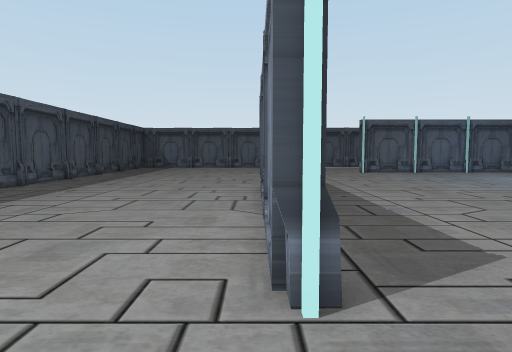
[1] (above)

22 first-person views from a walk through a Unity game level. The camera is 1.5 m above the floor, tilts 4° down and sees 75° across. The floor is counted in squares, 1 m on a side. Each view is taken from the middle of a square. On the plan, view 1 faces up. The plan holds only what a view shows up to about 15 squares ahead; the rest is blank. The place goes on beyond the plan. The player character is not drawn.

[2]
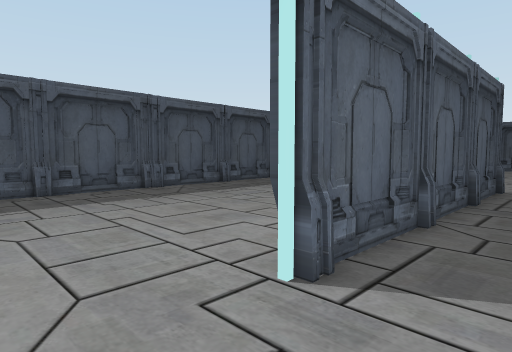

[3]
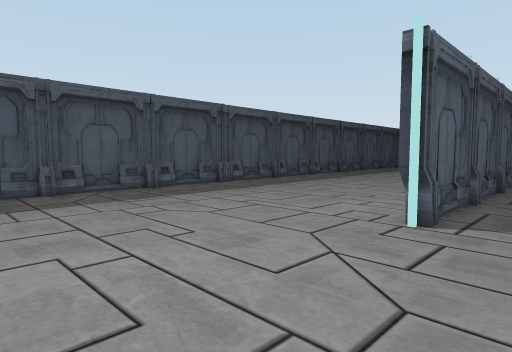

[4]
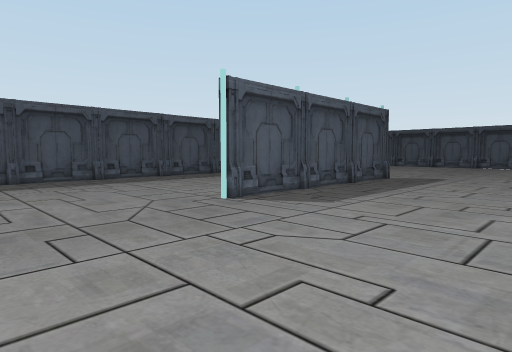

[5]
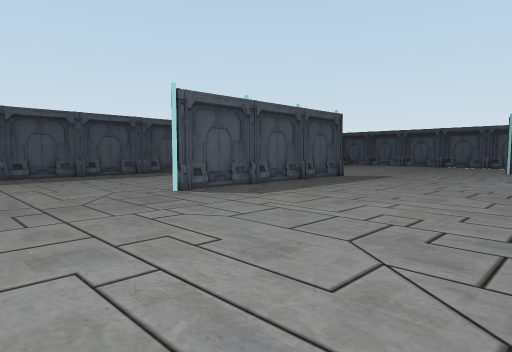

[6]
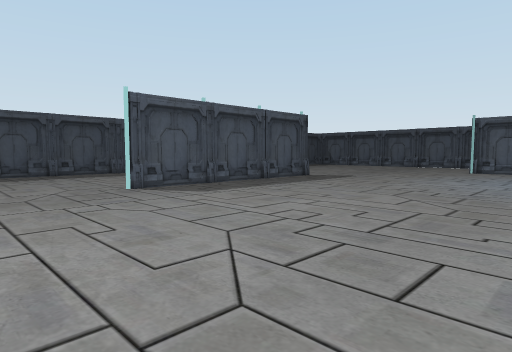

[7]
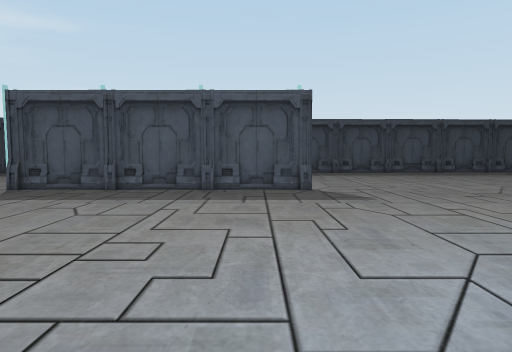

[8]
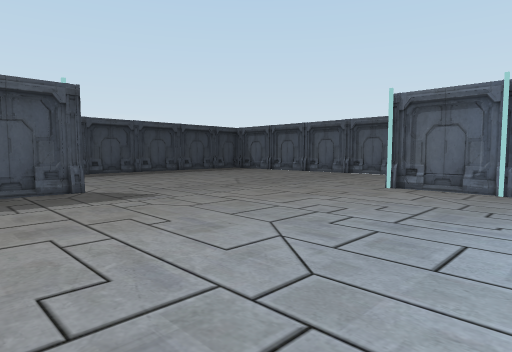

[9]
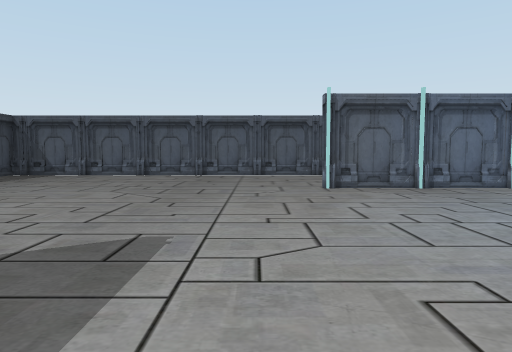

[10]
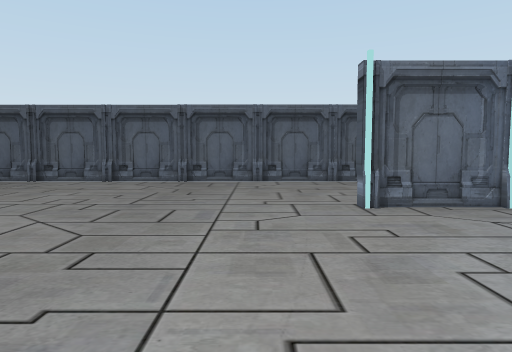

[11]
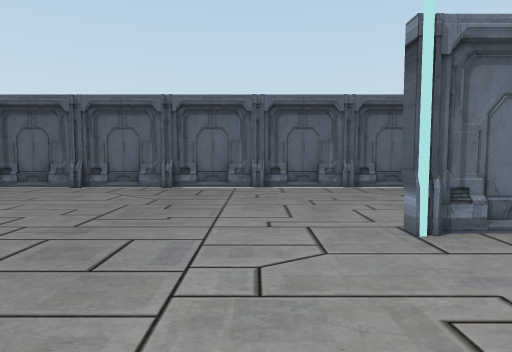

[12]
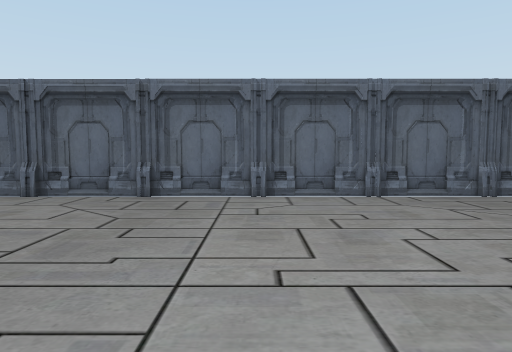

[13]
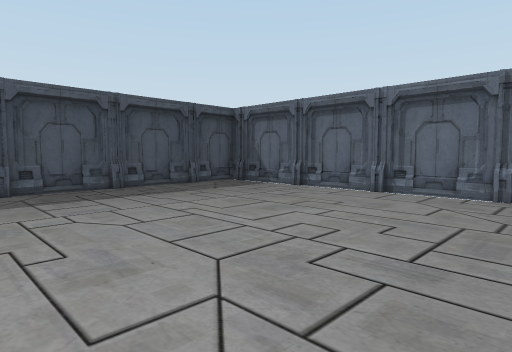

[14]
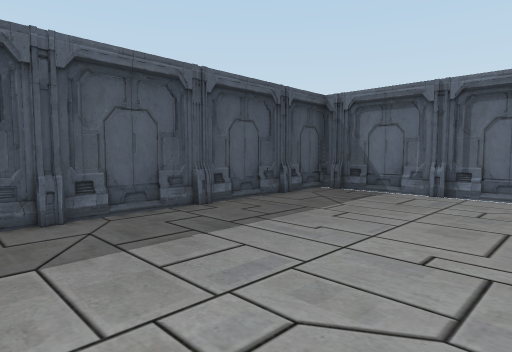

[15]
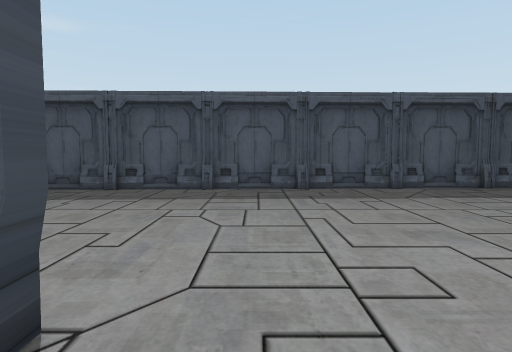

[16]
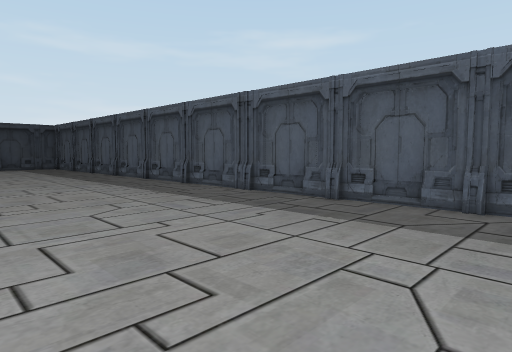

[17]
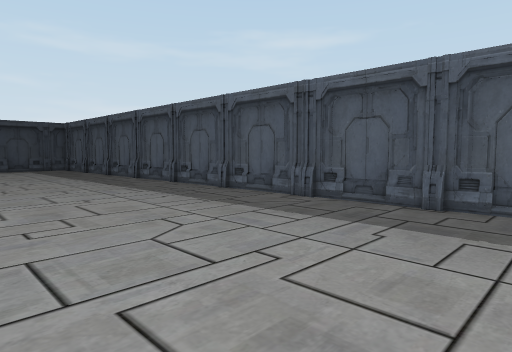

[18]
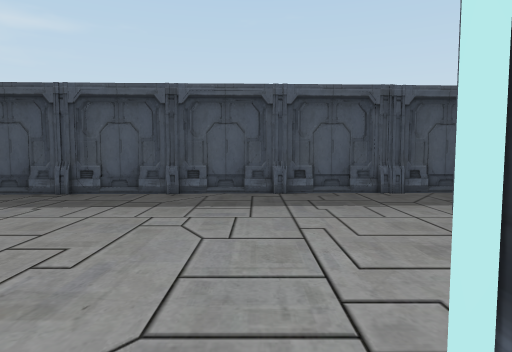

[19]
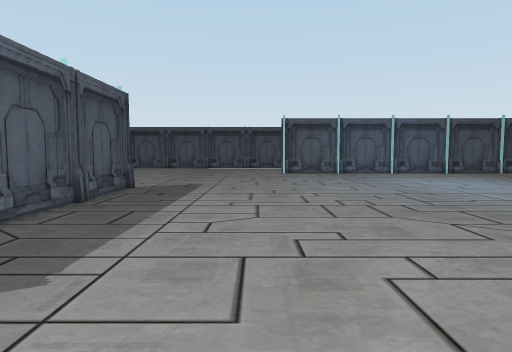

[20]
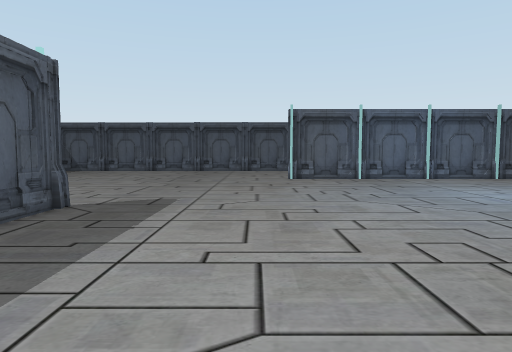

[21]
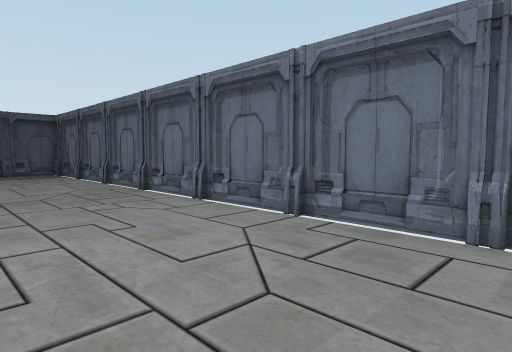

[22]
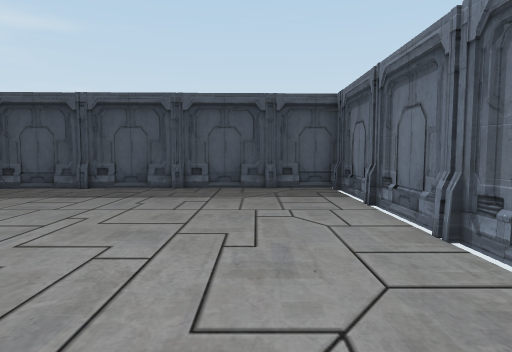

### Floor plan
Points are (right, up) in squares from view 1. A wall is a line through its corners. A room is listed if a view was taken in it or the views show most of it. See-through windows are left out.
Room 1 (views 1, 2, 3, 4, 5, 6, 7, 8, 9, 10, 11, 12, 13, 14, 15, 16, 17, 18, 19, 20, 21, 22)
walls: (0.5, 14.6) (0.5, 11.5); (0.1, 15.2) (0.6, 15.2) (0.6, 14.6); (0.6, 11.6) (0.6, 10.7); (0.5, 10.8) (0.5, 7.5); (0.6, 7.6) (0.6, 6.8); (0.5, 6.9) (0.5, 3.6); (0.6, 4.5) (0.6, 3.1) (0.2, 3.1) (0.2, 8.1); (8.4, 24.9) (7.9, 24.9); (8.4, 25.1) (7.9, 25.1) (7.9, 25.6); (-10.6, 15.3) (-10.6, 14.7); (-10.5, 11.4) (-10.4, 10.8); (-10.7, 19.3) (-10.7, 18.7); (-10.9, 18.7) (-10.2, -4.6); (-10.3, 7.6) (-10.3, 6.4); (12.4, 24.9) (11.7, 24.9); (12.1, 25.3) (8, 25.3); (12.4, 25.1) (11.7, 25.1); (-10.8, 23.2) (-10.8, 22.6); (14.5, 25.3) (12.2, 25.3); (-10.2, 3.2) (-10.2, 2.6); (-11.2, 26.5) (-10.9, 19.2); (-11, 27.1) (-10.9, 26.4); (1.6, 33.4) (0.7, 33.4); (0.9, 33.6) (-2.4, 33.6); (5.6, 33.4) (4.6, 33.4); (4.7, 33.6) (1.5, 33.6); (-2.3, 33.4) (-3.3, 33.4); (-3.1, 33.6) (-6.3, 33.6); (8.6, 33.6) (5.5, 33.6); (-10.1, -0.7) (-10.1, -1.3); (9.5, 33.4) (8.5, 33.4); (-6.1, 33.4) (-7, 33.4); (-11.3, 30.4) (-11.2, 26.7); (-11.1, 30.9) (-11.1, 30.3); (-7, 33.6) (-10.1, 33.6); (12.5, 33.6) (9.4, 33.6); (13.4, 33.4) (12.4, 33.4); (-9.9, 33.4) (-11, 33.4); (13.9, 33.6) (13.2, 33.6); (-11.4, 33.6) (-11.3, 30.5)

Positions as (right, up) in squares from view 1, and headings:
1: (0, 0), facing up
2: (3, 0), facing up-left
3: (3, -4), facing up-left
4: (9, -4), facing up-left
5: (12, -4), facing up-left
6: (14, -3), facing up-left
7: (14, 13), facing left
8: (14, 11), facing up-left
9: (5, 11), facing up
10: (5, 16), facing up
11: (5, 19), facing up
12: (5, 22), facing up
13: (3, 21), facing up-left
14: (-3, 21), facing up-left
15: (3, 17), facing left
16: (-1, 17), facing down-left
17: (-1, 14), facing down-left
18: (2, 2), facing left
19: (6, 1), facing up
20: (6, 6), facing up
21: (14, 27), facing up-left
22: (3, 30), facing left
